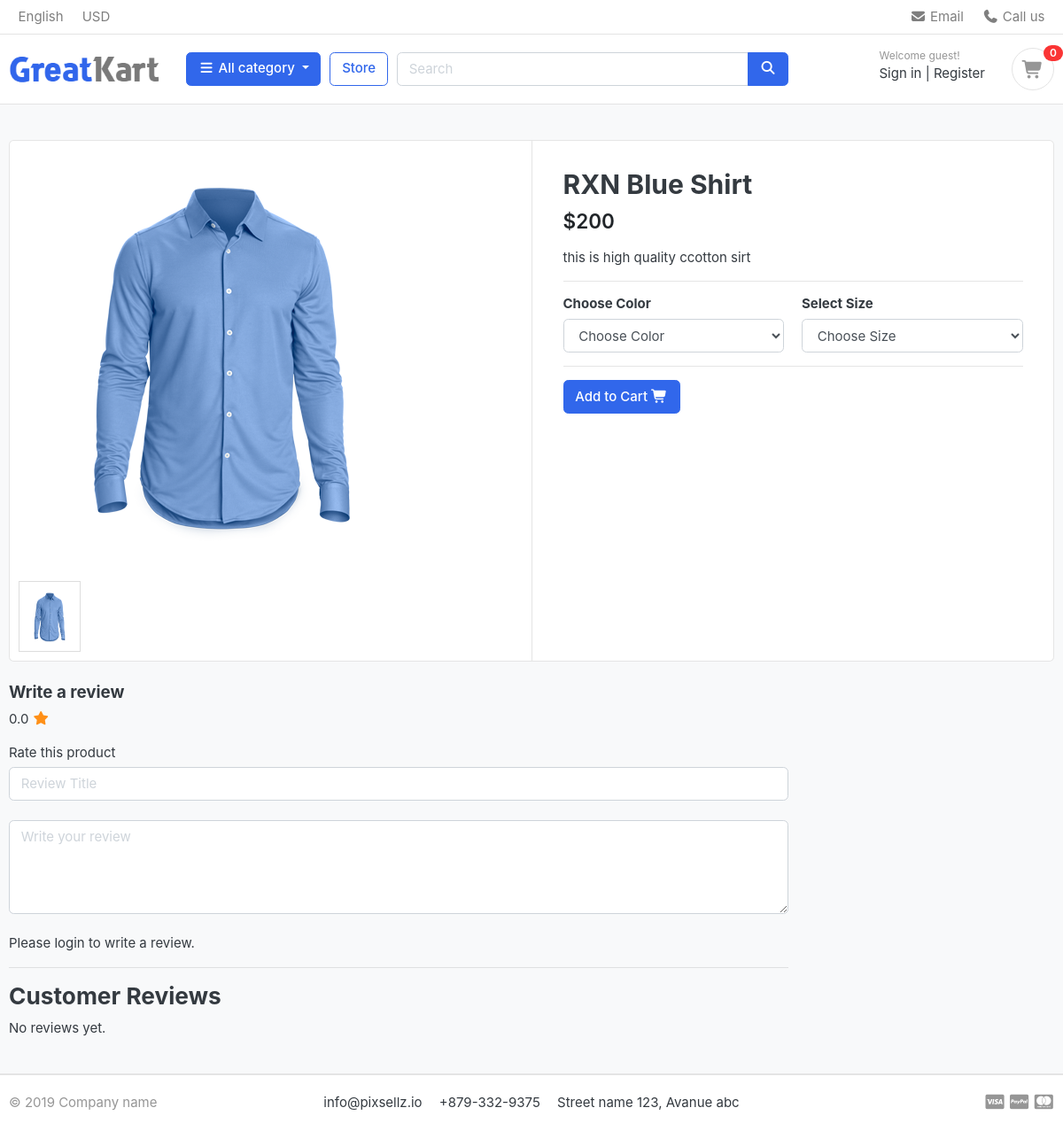
The app's page /store/category/shirts/rxn-blue-shirt/, older data.
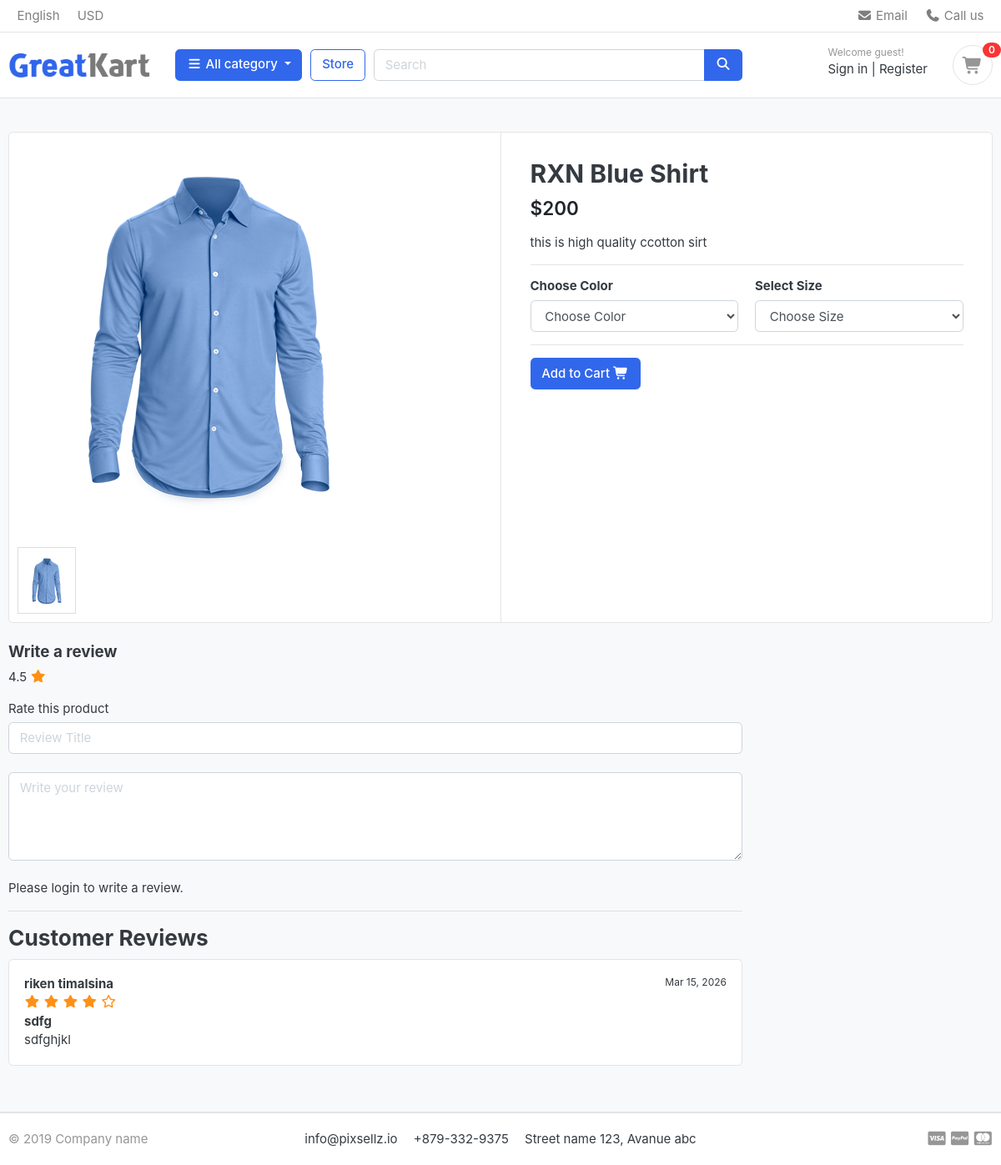
The same page, newer data.
### store/models.py (models this page shows, shortened)
class Product(models.Model):
    product_name =  models.CharField(max_length=200, unique= True)
    slug = models.SlugField(max_length=255, unique= True)
    description  =  models.TextField(max_length= 500, blank= True)
    price = models.IntegerField()
    image = models.ImageField(upload_to='photos/ptoducts')
    stock = models.IntegerField()
    is_available = models.BooleanField(default=True)
    category = models.ForeignKey(Category, on_delete=models.CASCADE)
    created_date = models.DateTimeField(auto_now_add=True)
    modified_date = models.DateField(auto_now=True)
    def averageReview(self):
        reviews = ReviewRating.objects.filter(product_id = self.id, status = True).aggregate(average = Avg('rating'))
        avg = 0
        if reviews['average'] is not None:
            avg = float(reviews['average'])
        return avg

class ReviewRating(models.Model):
    product = models.ForeignKey(Product, on_delete=models.CASCADE)
    user = models.ForeignKey(Account, on_delete=models.CASCADE)
    subject = models.CharField(max_length=100, blank=True)
    review = models.TextField(max_length=500, blank=True)
    rating = models.FloatField()
    ip = models.CharField(max_length=20, blank=True)
    status = models.BooleanField(default=True)
    created_at = models.DateTimeField(auto_now_add=True)
    updated_at = models.DateTimeField(auto_now=True)

### accounts/models.py (models this page shows, shortened)
class Account(AbstractBaseUser):
    first_name = models.CharField(max_length=50)
    last_name = models.CharField(max_length=50)
    username = models.CharField(max_length=50, unique= True)
    email = models.EmailField(max_length=100,  unique=True)
    phone_number = models.CharField(max_length=50)
    date_joined = models.DateTimeField(auto_now_add=True)
    last_login = models.DateTimeField(auto_now_add=True)
    is_admin = models.BooleanField(default=False)
    is_staff = models.BooleanField(default=False)
    is_active = models.BooleanField(default=False)
    is_superadmin = models.BooleanField(default=False)
    USERNAME_FIELD = 'email'
    REQUIRED_FIELDS = ['username','first_name','last_name']
    objects = MyAccountManager()
    def full_name(self):
        return f'{self.first_name} {self.last_name}'

### store/views.py (the view)
# urls.py: path('category/<slug:category_slug>/<slug:product_slug>/',views.product_detail, name = 'product_detail'),
def product_detail(request, category_slug, product_slug):
    single_product = get_object_or_404(
        Product,
        category__slug=category_slug,
        slug=product_slug
    )
    colors = Variation.objects.filter(
        product=single_product,
        variation_category='color',
        is_active=True
    )
    sizes = Variation.objects.filter(
        product=single_product,
        variation_category='size',
        is_active=True
    )
    reviews = ReviewRating.objects.filter(
        product_id=single_product.id,
        status=True
    )
    if request.user.is_authenticated:
        orderproduct = OrderProduct.objects.filter(
            user=request.user,
            product_id=single_product.id,
            ordered=True
        ).exists()
    else:
        orderproduct = False
    product_gallery = ProductGallery.objects.filter(product_id=single_product.id)
    context = {
        'single_product': single_product,
        'reviews': reviews,
        'colors': colors,
        'sizes': sizes,
        'orderproduct': orderproduct,
        'product_gallery': product_gallery,
    }
    return render(request, 'store/product_detail.html', context)

### carts/context_processor.py (called while the page is built)
def counter(request):
    cart_count = 0
    if 'admin' in request.path:
        return {}
    try:
        if request.user.is_authenticated:
            cart_items = CartItem.objects.filter(user=request.user, is_active=True)
        else:
            cart = Cart.objects.get(cart_id=_cart_id(request))
            cart_items = CartItem.objects.filter(cart=cart, is_active=True)
        for cart_item in cart_items:
            cart_count += cart_item.quantity
    except Cart.DoesNotExist:
        cart_count = 0
    return dict(cart_count=cart_count)

### carts/views.py (called while the page is built)
def _cart_id(request):
    cart = request.session.session_key
    if not cart:
        cart = request.session.create()
    return cart

### category/context_processor.py (called while the page is built)
def menu_links(request):
    links = Category.objects.all()
    return dict(links=links)

### category/models.py (called while the page is built)
    def get_url(self):
        return reverse('products_by_category', args=[self.slug])

### templates/store/product_detail.html (shortened to what this page needs)
{% extends "base.html" %}
{% load static %}
{% block content %}
<section class="section-content padding-y bg">
<div class="container">
<div class="card">
  <div class="row no-gutters">
<aside class="col-md-6">
  <div class="img-big-wrap">
    <img id="mainImage" src="{{ single_product.image.url }}">
  </div>
  <ul class="thumb d-flex mt-2">
    <li>
      <img src="{{ single_product.image.url }}"
           onclick="changeImage(this)"
           style="width:70px; cursor:pointer;">
    </li>
  </ul>
</aside>
    <main class="col-md-6 border-left">
      <form action="{% url 'add_cart' single_product.id %}" method="POST">
        <article class="content-body">
          <h2 class="title">{{ single_product.product_name }}</h2>
          <div class="mb-3">
            <var class="price h4">${{ single_product.price }}</var>
          </div>
          <p>{{ single_product.description }}</p>
          <hr>
          <div class="row">
            <div class="col-md-6">
              <h6>Choose Color</h6>
              <select name="color" class="form-control" required>
                <option value="" disabled selected>Choose Color</option>
              </select>
            </div>
            <div class="col-md-6">
              <h6>Select Size</h6>
              <select name="size" class="form-control" required>
                <option value="" disabled selected>Choose Size</option>
              </select>
            </div>
          </div>
          <hr>
          {% if single_product.stock <= 0 %}
            <h4 class="text-danger">Out of Stock</h4>
          {% else %}
            <button type="submit" class="btn btn-primary">
              Add to Cart <i class="fas fa-shopping-cart"></i>
            </button>
          {% endif %}
        </article>
      </form>
    </main>
  </div>
</div>
<br>
<div class="row">
  <div class="col-md-9">
    <form action="{% url 'submit_review' single_product.id %}" method="POST">
      <h5>Write a review</h5>
      <p>
        {{ single_product.averageReview|floatformat:1 }}
        <i class="fas fa-star text-warning"></i>
      </p>
      <label>Rate this product</label>
      <br>
      <input type="text" name="subject" class="form-control" placeholder="Review Title">
      <br>
      <textarea name="review" class="form-control" rows="4" placeholder="Write your review"></textarea>
      <br>
      {% if user.is_authenticated %}
        {% if orderproduct %}
          <button type="submit" class="btn btn-primary">Submit Review</button>
        {% else %}
          <p class="text-muted">You must purchase this product to review.</p>
        {% endif %}
      {% else %}
        <p>Please login to write a review.</p>
      {% endif %}
    </form>
    <hr>
    <h3>Customer Reviews</h3>
    {% for review in reviews %}
    <article class="box mb-3">
      <div class="d-flex justify-content-between">
        <strong>{{ review.user.full_name }}</strong>
        <small>{{ review.created_at|date:"M d, Y" }}</small>
      </div>
      <div>
        {% for i in "12345" %}
          {% if forloop.counter <= review.rating %}
            <i class="fas fa-star text-warning"></i>
          {% else %}
            <i class="far fa-star text-warning"></i>
          {% endif %}
        {% endfor %}
      </div>
      <strong>{{ review.subject }}</strong>
      <p>{{ review.review }}</p>
    </article>
    {% empty %}
      <p>No reviews yet.</p>
    {% endfor %}
  </div>
</div>
</div>
</section>
{% endblock %}

Row changes from the older to the newer data that the page shows:
computed for Product "RXN Blue Shirt": averageReview "0.0" → "4.5"
added ReviewRating: user.full_name "riken timalsina", created_at "Mar 15, 2026", rating 4.5 (drawn), subject "sdfg", review "sdfghjkl"
Text that changed along with them:
text no longer shown: "No reviews yet."
